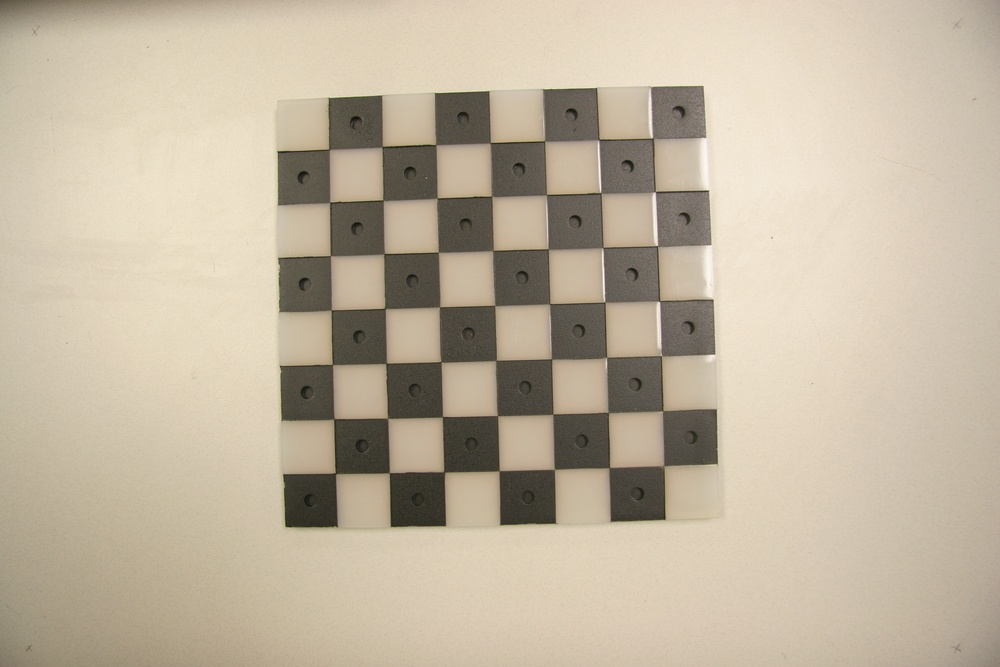
//> input picture opencv/calibration/Image_0061.JPG, 1000 x 667 px, shrunk from 3504 x 2336 before the run
$ ./calibration calibration/ calibration/Image_0061.JPG calibration/Image_0062.JPG calibration/Image_0062.JPG   (built with g++ and OpenCV 4)
//> lines starting //> are read from the running program, lines starting //| are printed output that depends on the picture; after the words box and inside, x2 and y2 are one past the last pixel; in counts of white or black regions, pixels touching at a corner belong together

#include <opencv/cv.h>
#include <opencv/highgui.h>
#include <stdio.h>
#include <stdlib.h>
#include <string.h>
#include <dirent.h>

#include <string>
#include <vector>

#define DEBUG

CvSize camSize;

int findCorners( IplImage * im, CvSize dim, CvPoint2D32f * corners );
int findAllCorners( const char * dir, CvSize dim, CvMat ** corners );
bool loadCalib( const char * file, CvMat * K, CvMat * d );
bool saveCalib( const char * file, const CvMat * K, const CvMat * d );
bool calibrate( const char * dir, CvMat **K, CvMat **d,
		CvSize dim = cvSize(7,7), float size = 25 );
int readCheckers( const char * file, const char * image, CvSize dim,
    CvMat ** checkers, CvMat ** image_checkers );
bool loadExtrinsics( const char * filename, CvMat ** r, CvMat ** t );
bool extrinsics( const char * file, const char * image, CvSize dim,
    const CvMat *K, const CvMat *d, CvMat ** r, CvMat ** t );
bool mapTexture( const char * file, CvMat *K, CvMat *d, CvMat *r, CvMat *t );

int main( int argc, char * argv[] )
{
	CvMat *K = NULL, *d = NULL, *r = NULL, *t = NULL;

	if( argc < 5 )
	{
		fprintf( stderr, "%s directory checkers image object\n", argv[0] );
		return 1;
	}
	char * calib_dir = argv[1];
	char * checkers  = argv[2];
	char * check_img = argv[3];
	char * obj_file  = argv[4];

	if( !calibrate( calib_dir, &K, &d ) )
	{
		printf("Calibration failed\n");
		return -1;
	}
	printf("Intrinsic:\n");
	for( int i=0; i<3; ++i )
		printf("%0.6f %0.6f %0.6f\n",
				K->data.fl[3*i+0], K->data.fl[3*i+1], K->data.fl[3*i+2] );
	printf("Distortion:\n");
	printf("%0.6f %0.6f %0.6f %0.6f\n",
			d->data.fl[0], d->data.fl[1], d->data.fl[2], d->data.fl[3] );
	printf("Calibration successful\n");

	if( !extrinsics( checkers, check_img, cvSize(7,7), K, d, &r, &t ) )
	{
		printf("Extrinsics failed\n");
		return -2;
	}
	printf("R %0.6f %0.6f %0.6f\n", r->data.fl[0], r->data.fl[1], r->data.fl[2] );
	printf("T %0.6f %0.6f %0.6f\n", t->data.fl[0], t->data.fl[1], t->data.fl[2] );
	printf("Found extrinsics\n");

	if( !mapTexture( obj_file, K, d, r, t ) )
	{
		printf("Failed to map texture\n");
		return -3;
	}
	printf("Mapped texture\n");

	printf("Success\n");
	return 0;
}

int findCorners( IplImage * im, CvSize dim, CvPoint2D32f * corners )
{
  int count = dim.width*dim.height;
  bool found = cvFindChessboardCorners( im, dim, corners, &count );
  CvSize subpix = cvSize(5,5);
  if( !found && im->width > 100 )
  {
    IplImage * im2 =
      cvCreateImage( cvSize(im->width/2,im->height/2), IPL_DEPTH_8U, 1 );
    cvPyrDown( im, im2 );
    count = findCorners( im2, dim, corners );
    cvReleaseImage( &im2 );
    for( int i=0; i<dim.width*dim.height; ++i )
    {
      corners[i].x *= 2;
      corners[i].y *= 2;
    }
    subpix = cvSize(11,11);
  }

  if( found )
  {
    CvPoint2D32f tmp;
    if( corners[0].x + corners[0].y >
        corners[dim.width*dim.height-1].x + corners[dim.width*dim.height-1].y )
    {
      for( int i=0; i<dim.width*dim.height/2; ++i )
      {
        tmp = corners[i];
        corners[i] = corners[dim.width*dim.height-1-i];
        corners[dim.width*dim.height-1-i] = tmp;
      }
    }
    if( ( corners[dim.width-1].x - corners[0].x <
          corners[dim.width*(dim.height-1)].x - corners[0].x ) ||
        ( corners[dim.width-1].y - corners[0].y >
          corners[dim.width*(dim.height-1)].y - corners[0].y ) )
    {
      for( int x=0; x<dim.width; ++x )
      {
        for( int y=x; y<dim.height; ++y )
        {
          tmp = corners[x*dim.width+y];
          corners[x*dim.width+y] = corners[y*dim.width+x];
          corners[y*dim.width+x] = tmp;
        }
      }
    }
    if( corners[0].x > corners[dim.width-1].x )
    {
      for( int x=0; x<dim.width; ++x )
      {
        for( int y=0; y<dim.height/2; ++y )
        {
          tmp = corners[x*dim.width+y];
          corners[x*dim.width+y] = corners[(x+1)*dim.width-y-1];
          corners[(x+1)*dim.width-y-1] = tmp;
        }
      }
    }
    if( corners[0].y > corners[dim.width*(dim.height-1)].y )
    {
      for( int x=0; x<dim.width; ++x )
      {
        for( int y=0; y<dim.height/2; ++y )
        {
          tmp = corners[y*dim.width+x];
          corners[y*dim.width+x] = corners[(dim.height-1-y)*dim.width+x];
          corners[(dim.height-1-y)*dim.width+x] = tmp;
        }
      }
    }
  }

  cvFindCornerSubPix( im, corners, count, subpix, cvSize(-1,-1),
      cvTermCriteria(CV_TERMCRIT_ITER|CV_TERMCRIT_EPS,100,0.001) );
  return count;
}

int myselect( struct dirent * d )
{
	return strncmp( d->d_name, "Image", 5 ) == 0;
}

int findAllCorners( const char * dir, CvSize dim, CvMat ** points )
{
//> called with dir = "calibration/", dim = Size(7, 7)
	printf("Finding all corners on %s\n",dir);
	struct dirent ** files = NULL;
	int c = scandir( dir, &files, myselect, alphasort );

	printf("c: %d\n",c);
  std::vector<CvPoint2D32f *> point_stack;
  // read directory
  // for each file in directory
	for( int f=0; f<c; ++f )
  {
		std::string file = dir; file += '/'; file += files[f]->d_name;
		free( files[f] );

		printf("Trying to load %s\n",file.c_str());
    IplImage * im = cvLoadImage( file.c_str(), CV_LOAD_IMAGE_GRAYSCALE );
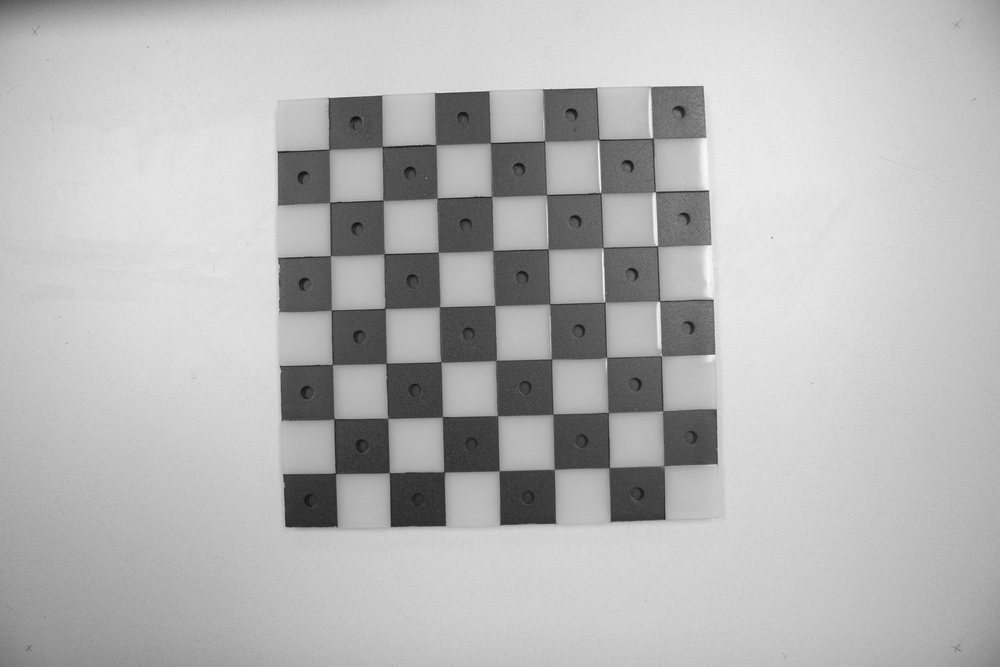
//> im: 667 rows x 1000 cols, CV_8UC1; min 14, max 252, mean 181.7
		if( !im ) continue;
		printf("Loading %s\n", file.c_str() );

    camSize = cvSize(im->width,im->height);
//> camSize = Size(1000, 667)
    CvPoint2D32f * corners = new CvPoint2D32f[dim.width*dim.height];
    int count = findCorners( im, dim, corners );
//> in findCorners, `bool found = cvFindChessboardCorners( im, dim, corners, &count );`: count = 0; found = false
//> the loop in findCorners (call 2), `for( int i=0; i<dim.width*dim.height/2; ++i )` made 24 passes
//> tmp on passes 1 to 12: Point(331.6, 233.5), Point(304.7, 233.7), Point(277.3, 234.7), Point(249.6, 235.3), Point(222.1, 236), Point(194.5, 236.4), Point(167.6, 236.5), Point(331.8, 205.1), Point(304.3, 206.2), Point(276.5, 207), Point(248.7, 208), Point(221.2, 208.3)
//> in findCorners, `count = findCorners( im2, dim, corners );`: count = 49
//> count = 49
    bool found = ( count == dim.width*dim.height );
//> found = true
    cvReleaseImage( &im );
		printf("Found %d corners\n", count);
//| Found 49 corners

    if( found )
		{
      point_stack.push_back( corners );
//> point_stack = 1 item
			printf("Found corners in %s\n", file.c_str() );
		}
    else
      delete [] corners;

#ifdef DEBUG
    //cvNamedWindow("calibrate");
    IplImage * tmp1 = cvLoadImage( file.c_str(), CV_LOAD_IMAGE_COLOR );
//> tmp1 is the input picture: 667 rows x 1000 cols, CV_8UC3; mean B, G, R 159.7, 180.2, 192.7
    IplImage * tmp2 =
      cvCreateImage( cvSize(tmp1->width/2,tmp1->height/2), IPL_DEPTH_8U, 3 );
    cvPyrDown( tmp1, tmp2 );
    cvReleaseImage( &tmp1 );
    IplImage * tmp3 =
      cvCreateImage( cvSize(tmp2->width/2,tmp2->height/2), IPL_DEPTH_8U, 3 );
    cvPyrDown( tmp2, tmp3 );
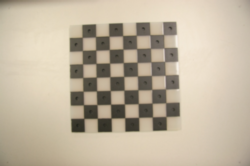
//> tmp3: 166 rows x 250 cols, CV_8UC3; mean B, G, R 159.8, 180.3, 192.8
    cvReleaseImage( &tmp2 );

    CvPoint2D32f * tmp_corners = new CvPoint2D32f[count];
    for( int i=0; i<count; ++i )
    {
      tmp_corners[i].x = corners[i].x/4;
      tmp_corners[i].y = corners[i].y/4;
    }
//> this loop made 49 passes
    cvDrawChessboardCorners( tmp3, dim, tmp_corners, count, found );
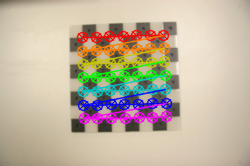
//> tmp3: 166 rows x 250 cols, CV_8UC3; 15.76% of pixels changed, all inside (x1, y1, x2, y2) = (76, 29, 173, 125)
    delete [] tmp_corners;
    //cvShowImage( "calibrate", tmp3 );
		cvSaveImage("temp.jpg",tmp3);
    cvReleaseImage( &tmp3 );
    //cvWaitKey( 100 );
#endif
  }
//> pass 2 of the loop in findAllCorners, `for( int f=0; f<c; ++f )`:
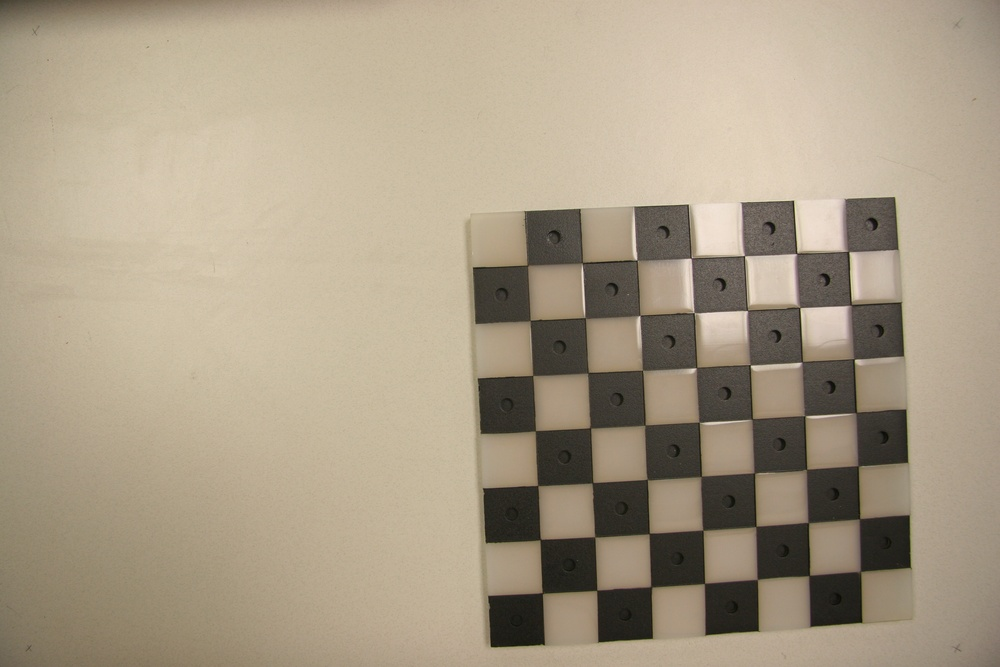
//> input picture opencv/calibration/Image_0062.JPG, 1000 x 667 px, shrunk from 3504 x 2336 before the run
//> in findAllCorners, `IplImage * im = cvLoadImage( file.c_str(), CV_LOAD_IMAGE_GRAYSCALE );`:
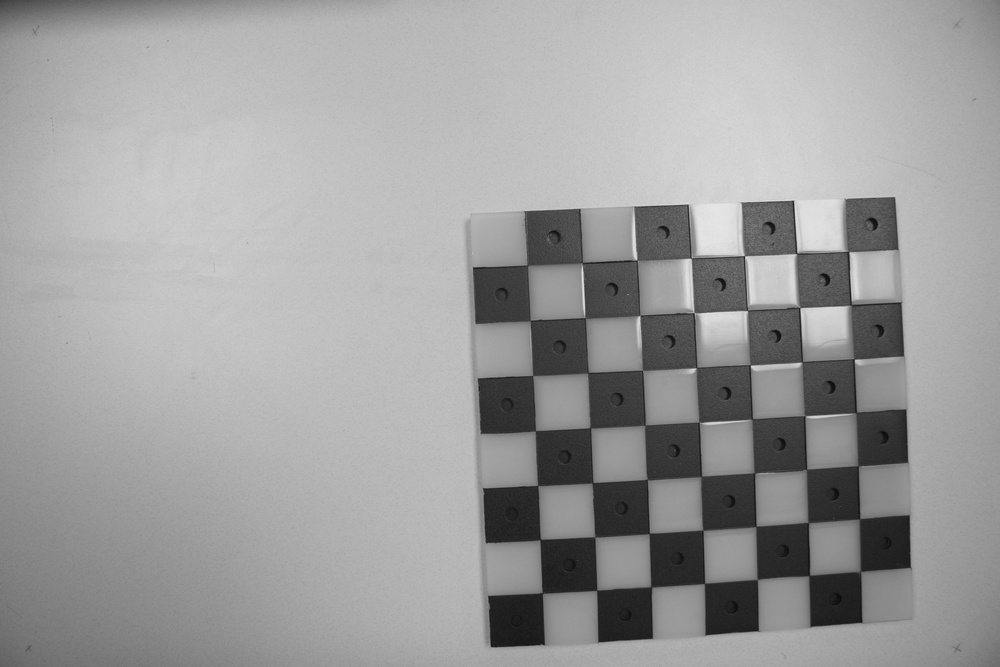
//> im: 667 rows x 1000 cols, CV_8UC1; min 10, max 232, mean 157.5
//| Found 49 corners
//> point_stack = 2 items
//> in findAllCorners, tmp1 is the input picture: 667 rows x 1000 cols, CV_8UC3; mean B, G, R 134.5, 156, 169.3
//> the loop in findAllCorners, `for( int i=0; i<count; ++i )` made 49 passes
//> in findAllCorners, `cvDrawChessboardCorners( tmp3, dim, tmp_corners, count, found );`:
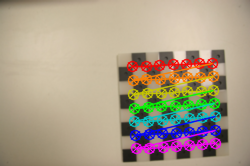
//> tmp3: 166 rows x 250 cols, CV_8UC3; mean B, G, R 136.3, 157.2, 171.5
	free(files);
  if( point_stack.empty() ) return 0;

  *points =
    cvCreateMat( point_stack.size()*dim.width*dim.height, 2, CV_32FC1 );
  for( int i=0; i<point_stack.size(); ++i )
  {
    for( int j=0; j<dim.width*dim.height; ++j )
    {
      (*points)->data.fl[2*(i*dim.width*dim.height+j)+0] = point_stack[i][j].x;
      (*points)->data.fl[2*(i*dim.width*dim.height+j)+1] = point_stack[i][j].y;
    }
    delete [] point_stack[i];
  }
//> this loop made 2 passes

  return point_stack.size();
}

bool loadCalib( const char * file, CvMat * K, CvMat * d )
{
  FILE * f = fopen( file, "r" );
  if( f )
  {
    fscanf( f, "%d %d\n", &camSize.width, &camSize.height );
    for( int i=0; i<3; ++i )
      fscanf( f, "%f %f %f\n",
          &K->data.fl[3*i+0], &K->data.fl[3*i+1], &K->data.fl[3*i+2] );
    fscanf( f, "%f %f %f %f\n",
        &d->data.fl[0], &d->data.fl[1], &d->data.fl[2], &d->data.fl[3] );
    fclose(f);

    return true;
  }
  return false;
}

// [17 lines left out: function saveCalib, not called in this run]

bool calibrate( const char * dir, CvMat **K, CvMat **d, CvSize dim, float size )
{
  if( !*K ) *K = cvCreateMat( 3, 3, CV_32FC1 );
  if( !*d ) *d = cvCreateMat( 4, 1, CV_32FC1 );

  std::string calibfile = dir; calibfile += "/calib.dat";
  if( loadCalib( calibfile.c_str(), *K, *d ) )
    return true;

  CvMat * points;
  int count = findAllCorners( dir, dim, &points );
//> points = 98 pairs, first value 328.8 to 860.4, second value 138.3 to 593; count = 2
  if( count )
  {
    CvMat * world = cvCreateMat( count*dim.width*dim.height, 3, CV_32FC1 );
//> world = 98 rows, first 8: [0, 0, 0], [0, 0, 0], [0, 0, 0], [0, 0, 0], [0, 0, 0], [0, 0, 0], [0, 0, 0], [0, 0, 0]
    for( int i=0; i<count; ++i )
    {
      for( int x=0; x<dim.width; ++x )
      {
        for( int y=0; y<dim.height; ++y )
        {
          world->data.fl[3*(i*dim.width*dim.height+y*dim.height+x)+0] = x*size;
          world->data.fl[3*(i*dim.width*dim.height+y*dim.height+x)+1] = y*size;
          world->data.fl[3*(i*dim.width*dim.height+y*dim.height+x)+2] = 0;
        }
      }
    }
//> after the loop, world = 98 rows, first 8: [0, 0, 0], [25, 0, 0], [50, 0, 0], [75, 0, 0], [100, 0, 0], [125, 0, 0], [150, 0, 0], [0, 25, 0]

    CvMat * counts = cvCreateMat( 1, count, CV_32S );
//> counts = [0, 0]
    cvSet( counts, cvScalar(dim.width*dim.height) );
//> counts = [49, 49]

//> (the run ends here: the program needs code that is not available in this run, at `cvCalibrateCamera2( world, points, counts, camSize, *K, *d );`)
